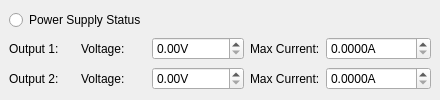
  <widget class="QDockWidget" name="power_supply_board_DockWidget">
   <property name="windowTitle">
    <string>Power Supply Board</string>
   </property>
   <attribute name="dockWidgetArea">
    <number>1</number>
   </attribute>
   <widget class="QWidget" name="dockWidgetContents_7">
    <layout class="QGridLayout" name="gridLayout_7">
     <item row="0" column="0" colspan="2">
      <widget class="QRadioButton" name="power_supply_board_RadioButton">
       <property name="text">
        <string>Power Supply Status</string>
       </property>
      </widget>
     </item>
     <item row="1" column="0">
      <widget class="QLabel" name="label_31">
       <property name="text">
        <string>Output 1:</string>
       </property>
      </widget>
     </item>
     <item row="1" column="1">
      <widget class="QLabel" name="label_35">
       <property name="text">
        <string>Voltage:</string>
       </property>
      </widget>
     </item>
     <item row="1" column="2">
      <widget class="ScienDSpinBox" name="psb_voltage_outp1_DoubleSpinBox">
       <property name="sizePolicy">
        <sizepolicy hsizetype="Minimum" vsizetype="Fixed">
         <horstretch>0</horstretch>
         <verstretch>0</verstretch>
        </sizepolicy>
       </property>
       <property name="suffix">
        <string>V</string>
       </property>
       <property name="decimals">
        <number>2</number>
       </property>
       <property name="maximum">
        <double>1000000000.000000000000000</double>
       </property>
       <property name="singleStep">
        <double>0.010000000000000</double>
       </property>
      </widget>
     </item>
     <item row="1" column="3">
      <widget class="QLabel" name="label_32">
       <property name="text">
        <string>Max Current:</string>
       </property>
      </widget>
     </item>
     <item row="1" column="4">
      <widget class="ScienDSpinBox" name="psb_current_max_outp1_DoubleSpinBox">
       <property name="sizePolicy">
        <sizepolicy hsizetype="Minimum" vsizetype="Fixed">
         <horstretch>0</horstretch>
         <verstretch>0</verstretch>
        </sizepolicy>
       </property>
       <property name="suffix">
        <string>A</string>
       </property>
       <property name="decimals">
        <number>4</number>
       </property>
       <property name="maximum">
        <double>1000000000.000000000000000</double>
       </property>
       <property name="singleStep">
        <double>0.010000000000000</double>
       </property>
      </widget>
     </item>
     <item row="2" column="0">
      <widget class="QLabel" name="label_33">
       <property name="text">
        <string>Output 2:</string>
       </property>
      </widget>
     </item>
     <item row="2" column="1">
      <widget class="QLabel" name="label_38">
       <property name="text">
        <string>Voltage:</string>
       </property>
      </widget>
     </item>
     <item row="2" column="2">
      <widget class="ScienDSpinBox" name="psb_voltage_outp2_DoubleSpinBox">
       <property name="sizePolicy">
        <sizepolicy hsizetype="Minimum" vsizetype="Fixed">
         <horstretch>0</horstretch>
         <verstretch>0</verstretch>
        </sizepolicy>
       </property>
       <property name="suffix">
        <string>V</string>
       </property>
       <property name="decimals">
        <number>2</number>
       </property>
       <property name="maximum">
        <double>1000000000.000000000000000</double>
       </property>
       <property name="singleStep">
        <double>0.010000000000000</double>
       </property>
      </widget>
     </item>
     <item row="2" column="3">
      <widget class="QLabel" name="label_37">
       <property name="text">
        <string>Max Current:</string>
       </property>
      </widget>
     </item>
     <item row="2" column="4">
      <widget class="ScienDSpinBox" name="psb_current_max_outp2_DoubleSpinBox">
       <property name="sizePolicy">
        <sizepolicy hsizetype="Minimum" vsizetype="Fixed">
         <horstretch>0</horstretch>
         <verstretch>0</verstretch>
        </sizepolicy>
       </property>
       <property name="suffix">
        <string>A</string>
       </property>
       <property name="decimals">
        <number>4</number>
       </property>
       <property name="maximum">
        <double>1000000000.000000000000000</double>
       </property>
       <property name="singleStep">
        <double>0.010000000000000</double>
       </property>
      </widget>
     </item>
    </layout>
   </widget>
  </widget>
